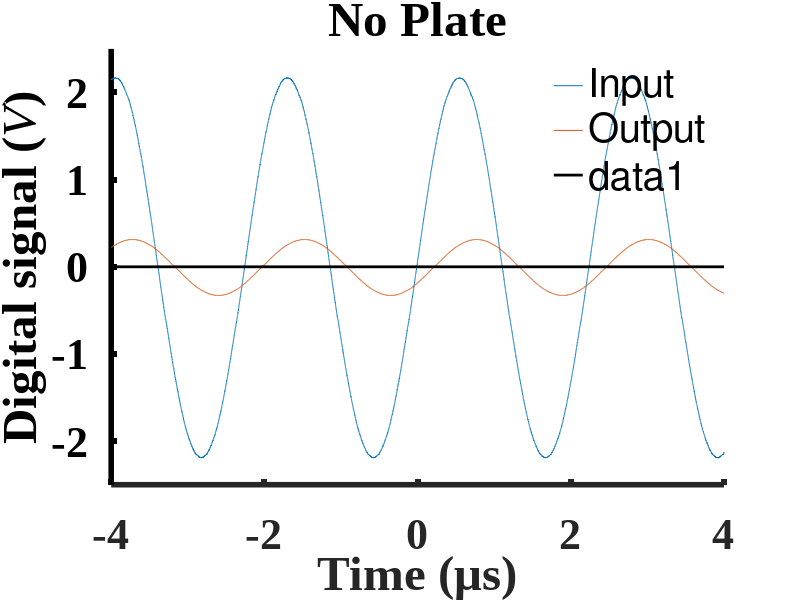

Source code (MATLAB): (Note: this script raises an error after producing the figure.)
% function createfigure(X1, YMatrix1)
%CREATEFIGURE(X1, YMatrix1)
%  X1:  vector of plot x data
%  YMATRIX1:  matrix of plot y data

%  Auto-generated by MATLAB on 04-Apr-2023 11:29:20

clear all

% load data
load('E_harvesting_230303_nothing_2.2Vpp.mat');

% Create figure
figure;

% figure size setting
x0=50;
y0=50;

height = 800;
width=height*(4/3);

set(gcf,'position',[x0,y0,width,height])

% Create axes
axes1 = axes;
hold(axes1,'on');

% Create multiple line objects using matrix input to plot
plot1 = plot(X1,YMatrix1);
set(plot1(1),'DisplayName','Input',...
    'Color',[0 0.447058826684952 0.74117648601532]);
set(plot1(2),'DisplayName','Output',...
    'Color',[0.850980401039124 0.325490206480026 0.0980392172932625]);

% Create line (y = 0)
line(xlim(), [0,0], 'LineWidth', 2, 'Color', 'k');

% Create ylabel
ylabel('Digital signal ({\itV})','FontWeight','bold','FontSize',32,...
    'FontName','Times New Roman');

% Create xlabel
xlabel('Time ({\mus})','FontWeight','bold','FontSize',32,...
    'FontName','Times New Roman');

% Create title
title('No Plate');

% Uncomment the following line to preserve the X-limits of the axes
xlim(axes1,[-4e-06 4e-06]);
% Uncomment the following line to preserve the Y-limits of the axes
ylim(axes1,[-2.5 2.5]);
hold(axes1,'off');
% Set the remaining axes properties
set(axes1,'FontName','Times New Roman','FontSize',32,'FontWeight','bold',...
    'LineWidth',4,'XGrid','off','XTick',[-4e-06 -2e-06 0 2e-06 4e-06],...
    'XTickLabel',{'-4','-2','0','2','4'},'YColor',[0 0 0],'YGrid','off','ZGrid',...
    'on');
% Create legend
legend(axes1,'show');
legend box off
set(legend1,'Location','northwest');

